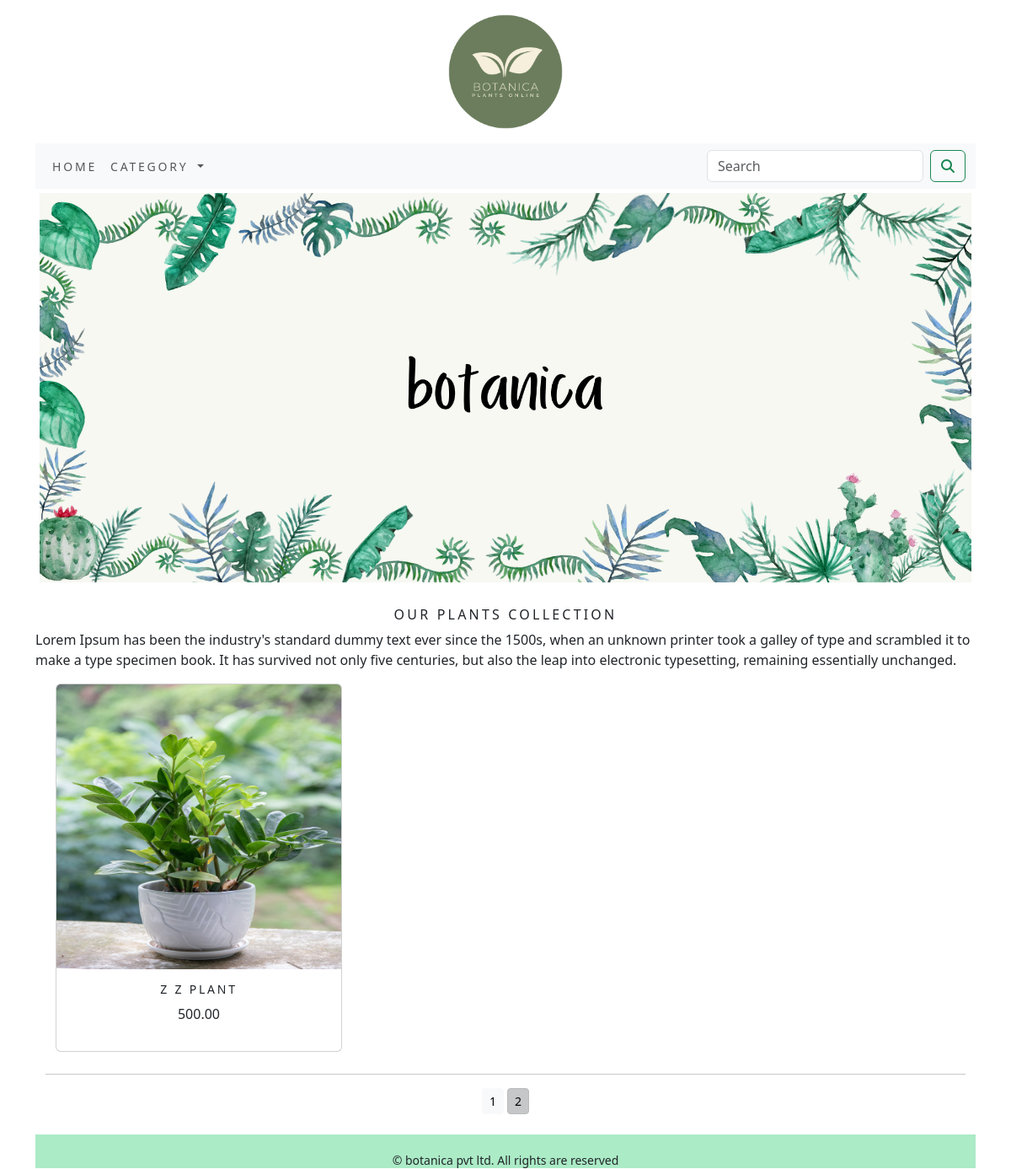
/botanica/?page=2, run on the app's committed database.
### ecom_app/models.py (models this page shows, shortened)
class Product(models.Model):
    name = models.CharField(max_length=250, unique=True)
    slug = models.SlugField(max_length=250, unique=True)
    description = models.TextField(blank=True)
    price = models.DecimalField(max_digits=10, decimal_places=2)
    category = models.ForeignKey(Category, on_delete=models.CASCADE)
    image = models.ImageField(upload_to='product', blank=True)
    stock = models.IntegerField()
    available = models.BooleanField(default=True)
    created = models.DateTimeField(auto_now_add=True)
    updated = models.DateTimeField(auto_now=True)
    def get_url(self):
        return reverse('ecom_app:proCatdetail', args=[self.category.slug, self.slug])
    class Meta:
        ordering = ('name',)
        verbose_name = 'product'
        verbose_name_plural = 'products'

### ecom_app/views.py (the view)
# urls.py: path('', views.allprodcat, name='allprodcat'),
def allprodcat(request, c_slug=None):
    c_page = None
    products_list = None
    if c_slug != None:
        c_page = get_object_or_404(Category, slug=c_slug)
        products_list = Product.objects.all().filter(category=c_page, available=True)
    else:
        products_list = Product.objects.all().filter(available=True)
    paginator = Paginator(products_list, 6)
    try:
        page = int(request.GET.get('page', '1'))
    except:
        page = 1
    try:
        products = paginator.page(page)
    except (EmptyPage, InvalidPage):
        products = paginator.page(paginator.num_pages)
    return render(request, "Category.html", {'category': c_page, 'products': products})

### cart/context_processors.py (called while the page is built)
def counter(request):
    item_count = 0
    if 'admin' in request.path:
        return {}
    else:
        try:
            cart = Cart.objects.filter(cart_id=_cart_id(request))
            cart_items = CartItem.objects.all().filter(cart=cart[:1])
            for cart_item in cart_items:
                item_count += cart_item.quantity
        except Cart.DoesNotExist:
            item_count = 0
    return dict(item_count=item_count)

### cart/views.py (called while the page is built)
def _cart_id(request):
    cart = request.session.session_key
    if not cart:
        cart = request.session.create()
    return cart

### ecom_app/context_processors.py (called while the page is built)
def menu_links(request):
    links = Category.objects.all()
    return dict(links=links)

### ecom_app/models.py (called while the page is built)
    def get_url(self):
        return reverse('ecom_app:prods_by_cat', args=[self.slug])

### templates/Category.html (shortened to what this page needs)
{% extends 'Base.html' %}
{% load static %}
{% block content %}
<div class="mx-auto">
    {% if category %}
        <img class="my_image" src="{{category.image.url}}" alt="{{category.name}}" height="250px" width="200px">
</div>
    <br>
<div>
        <h1 class="text-center my_title">{{category.name}}</h1>
        <p class="text-justify">{{category.description}}</p>
</div>
    {% else %}
        <div>
            <img class="my_image my_image_padding" src="{% static 'img/banner.png' %}" alt="Our products" height="250px" width="1100px">
        </div>
    <br>
<div>
    <h1 class="text-center my_title">Our plants collection</h1>
    <p class="text-justify"> Lorem Ipsum has been the industry's standard dummy text ever since the 1500s, when an unknown printer took a galley of type and scrambled it to make a type specimen book. It has survived not only five centuries, but also the leap into electronic typesetting, remaining essentially unchanged.</p>
</div>
    {% endif %}
<div class="container">
    <div class="row mx-auto">
        {% for product in products.object_list %}
        <div class="my_bottom_margin col-9 col-sm-12 col-md-4 xol-lg-4">
            <div class="card text-center" style="min-width:18rem;">
                <a href="{{product.get_url}}"><img class="card-img-top my_image" src="{{product.image.url}}" alt="{{product.name}}" height="200px" width="180px"></a>
                <div class="card-body">
                    <h4>{{product.name}}</h4>
                    <p>{{product.price}}</p>
                </div>
            </div>
        </div>
        {% endfor %}
    </div>
    <div class="mx-auto">
        {% if products.paginator.num_pages > 1 %}
        <hr>
        <div class="text-center">
            {% for pg in products.paginator.page_range %}
                <a href="?page={{pg}}" class="btn btn-light btn-sm {% if products.number == pg %} active {% endif %}"}>{{pg}}</a>
            {% endfor %}
        </div>
        {% endif %}
    </div>
    <br>
</div>
{% endblock %}

### static/css/custom.css (style rules this page uses)
body { font-family: 'Roboto Slab', serif; }
.my_image { width : 100%; height : auto; }
.my_title { font-size : 16px; text-transform : uppercase; letter-spacing : .2em; }
.my_image_padding { padding : 5px; }
.my_bottom_margin { margin-bottom : 10px; }
.card-body h4 { font-size : 14px; text-transform : uppercase; letter-spacing : .2em; }

### data on the page
Product: image (picture), name "Z Z PLANT", price "500.00"

### other printed values
{{ pg }} "1" "2"
